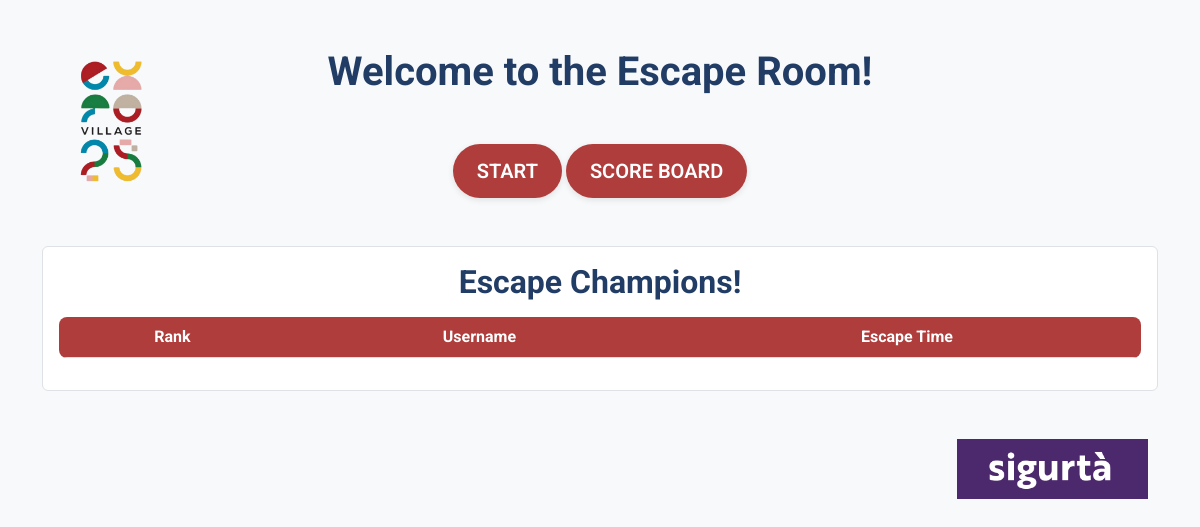
/, run on an earlier commit of the app's database.
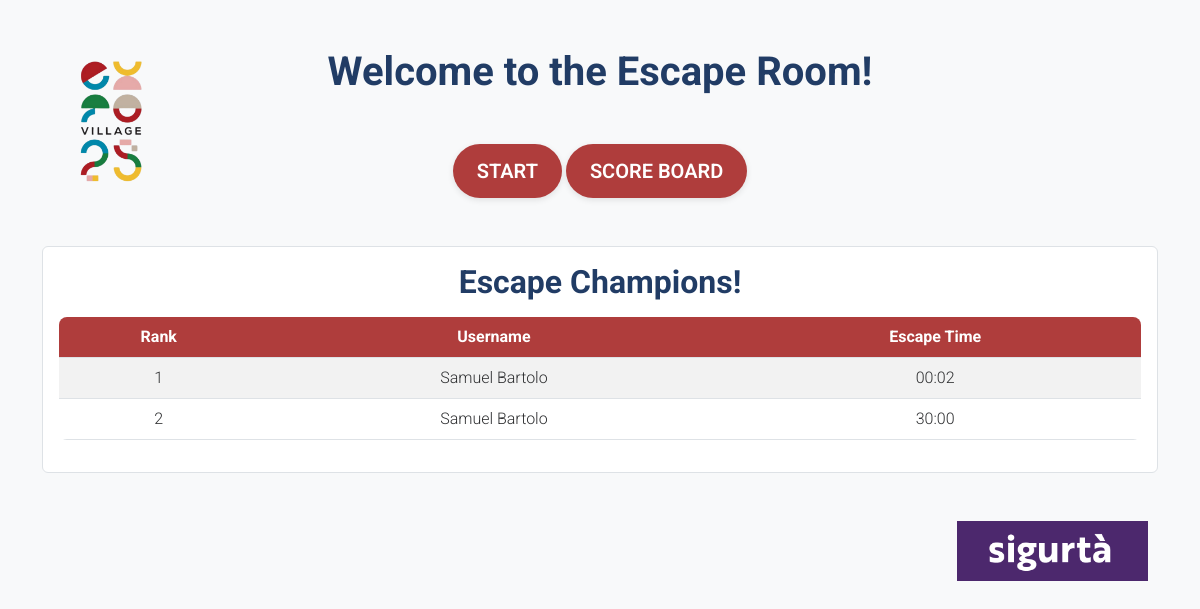
And on a later commit of the database.
### tables this page shows
CREATE TABLE players (
                        id INTEGER PRIMARY KEY AUTOINCREMENT,
                        idCard TEXT,
                        name TEXT,
                        surname TEXT,
                        email TEXT,
                        phone TEXT,
                        escapeTime TEXT);

### website/main.py (the view)
@app.route("/")
def home():
    users = dbHandle.threeTopData()
    return render_template("index.html", users=users)

### website/databaseHandler.py (called while the page is built)
def threeTopData():
    connection = DatabaseConnection().connect()
    cursor = connection.cursor()
    cursor.execute("SELECT name || ' ' || surname AS 'username', escapeTime FROM players ORDER BY escapeTime LIMIT 3;")
    users = cursor.fetchall()
    connection.close()
    return users

    def connect(self):
        connection = sqlite3.connect(self.database_file)
        return connection

    def newDBIfNoExist(self):
        connection = self.connect()
        cursor = connection.cursor()
        cursor.execute('''CREATE TABLE IF NOT EXISTS players (
                        id INTEGER PRIMARY KEY AUTOINCREMENT,
                        idCard TEXT,
                        name TEXT,
                        surname TEXT,
                        email TEXT,
                        phone TEXT,
                        escapeTime TEXT)''')
        connection.commit()
        connection.close()

### website/templates/index.html (shortened to what this page needs)
<!DOCTYPE html>
<html lang="en">
<head>
    <link href="https://cdn.jsdelivr.net/npm/bootstrap@5.3.0/dist/css/bootstrap.min.css" rel="stylesheet">
    <link rel="stylesheet" href="{{ url_for('static', filename='css/styles.css') }}">
</head>
<body class="text-center bg-light">
    <div class="container mt-5">
        <div class="container position-relative mb-4">
            <img src="{{ url_for('static', filename='images/Expo25 LOGO-transparentBackground.png') }}"
                 alt="Expo Logo"
                 style="max-height: 300%; position: absolute; top: 0; left: 0;">
            <h1 id="secret-admin-trigger" class="text-center mb-lg-5">Welcome to the Escape Room!</h1>
        </div>
        <button class="btn btn-primary btn-lg mb-lg-4" onclick="location.href='register'">Start</button>
        <button class="btn btn-secondary btn-lg mb-lg-4" onclick="openLeaderboardPopup()">Score Board</button>
        <div class="mt-4 p-3 border rounded bg-white">
            <h2 class="mb-3">Escape Champions!</h2>
            <table class="table table-striped">
                <thead>
                    <tr>
                        <th>Rank</th>
                        <th>Username</th>
                        <th>Escape Time</th>
                    </tr>
                </thead>
                <tbody id="leaderboard-entries">
                    {% for user in users %}
                    <tr>
                        <td>{{ loop.index }}</td>
                        <td>{{ user[0] }}</td>
                        <td>{{ user[1] }}</td>
                    </tr>
                    {% endfor %}
                </tbody>
            </table>
        </div>
    </div>
</body>
<footer class="bg-transparent mt-5">
    <div class="container text-end">
        <img src="{{ url_for('static', filename='images/SIGURTA.png') }}"
            alt="SIGURTA Logo"
            style="height: 60px; margin-bottom: 10px; margin-right: 10px;">
    </div>
</footer>
</html>

What changed in the data, as far as the page shows it:
added players: user "Samuel Bartolo", escapeTime "00:02"
added players: user "Samuel Bartolo", escapeTime "30:00"
